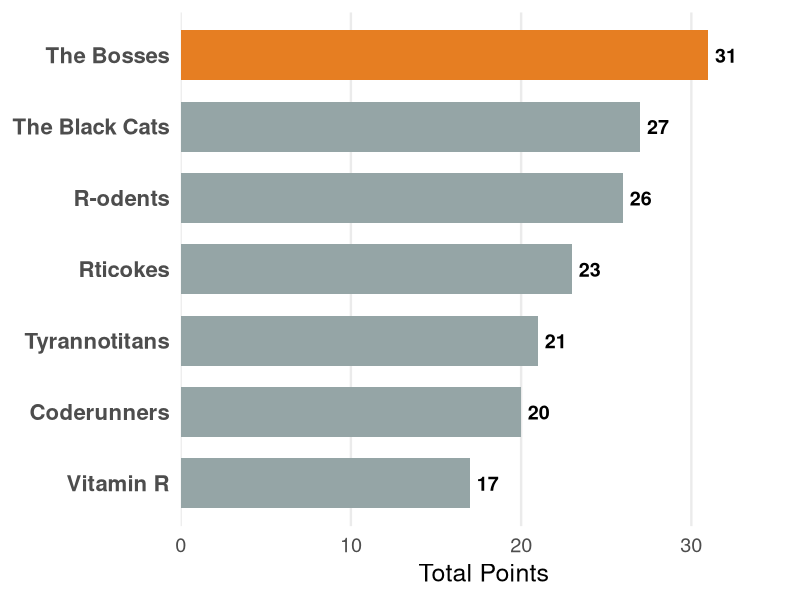
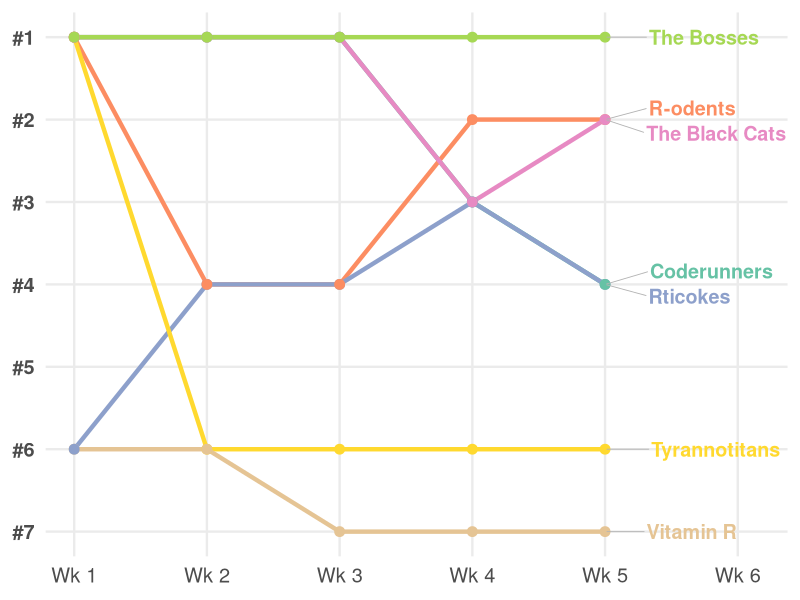

These figures' R source, in order:
## ---- chunk 1
#| label: setup
library(tidyverse)
library(ggrepel)
library(here)

# =====================================================================
# Data loaded from CSVs produced by scripts/update-team-points.R
# =====================================================================

scoreboard <- read_csv(here("team_points.csv"), show_col_types = FALSE) |>
  mutate(
    total = pair_coding + assignments + quizzes + fun_challenge,
    team_name = fct_reorder(team_name, total)
  )

rankings <- read_csv(here("team_rankings.csv"), show_col_types = FALSE)

current_week = rankings |> 
  filter(week_points > 0)  |> 
  filter(week == max(week)) |> 
  filter(row_number() == 1) |> 
  pull(week) + 1


# Color: leading team(s) get highlight color, others get gray
max_pts <- max(scoreboard$total)
scoreboard <- scoreboard |>
  mutate(is_leader = total == max_pts & total > 0)
## ---- chunk 2
#| label: scoreboard-chart
#| fig-width: 10
#| fig-height: 5.5

# Bar chart
ggplot(scoreboard, aes(x = total, y = team_name, fill = is_leader)) +
  geom_col(width = 0.7) +
  geom_text(
    aes(label = total),
    hjust = -0.3,
    size = 5,
    fontface = "bold"
  ) +
  scale_fill_manual(
    values = c("TRUE" = "#e67e22", "FALSE" = "#95a5a6"),
    guide = "none"
  ) +
  scale_x_continuous(
    expand = expansion(mult = c(0, 0.15))
  ) +
  labs(
    x = "Total Points",
    y = NULL
  ) +
  theme_minimal(base_size = 18) +
  theme(
    panel.grid.major.y = element_blank(),
    panel.grid.minor = element_blank(),
    axis.text.y = element_text(face = "bold", size = 16)
  )
## ---- chunk 3
#| label: rankings-chart
#| fig-width: 10
#| fig-height: 5.5
#| fig-alt: "Bump chart showing team rankings over time, with rank on the y-axis (1 at top) and week on the x-axis. Each team is a colored line."

n_teams <- n_distinct(rankings$team_name)

rankings_filtered <- rankings |>
  filter(week < current_week)

last_week <- max(rankings_filtered$week)

label_data <- rankings_filtered |>
  filter(week == last_week)

rankings_filtered |>
  ggplot(aes(x = week, y = rank, color = team_name, group = team_name)) +
  geom_line(linewidth = 1.5) +
  geom_point(size = 3) +
  geom_text_repel(
    data = label_data,
    aes(label = team_name),
    nudge_x = 0.3,
    direction = "y",
    hjust = 0,
    segment.size = 0.3,
    segment.color = "gray70",
    size = 5,
    fontface = "bold",
    show.legend = FALSE
  ) +
  scale_y_reverse(
    breaks = seq_len(n_teams),
    labels = \(x) paste0("#", x)
  ) +
  scale_x_continuous(
    breaks = seq_len(max(rankings$week)),
    labels = \(x) paste0("Wk ", x),
    expand = expansion(mult = c(0.05, 0.25))
  ) +
  scale_color_brewer(palette = "Set2") +
  labs(
    x = NULL,
    y = NULL
  ) +
  theme_minimal(base_size = 18) +
  theme(
    legend.position = "none",
    panel.grid.minor = element_blank(),
    axis.text.y = element_text(face = "bold")
  )
## ---- chunk 4
#| label: scoreboard-table

scoreboard |>
  arrange(desc(total), team_name) |>
  select(
    Team = team_name,
    `Pair Coding` = pair_coding,
    Assignments = assignments,
    Quizzes = quizzes,
    `Fun Challenge` = fun_challenge,
    Total = total
  ) |>
  knitr::kable(align = c("l", "c", "c", "c", "c", "c"))
